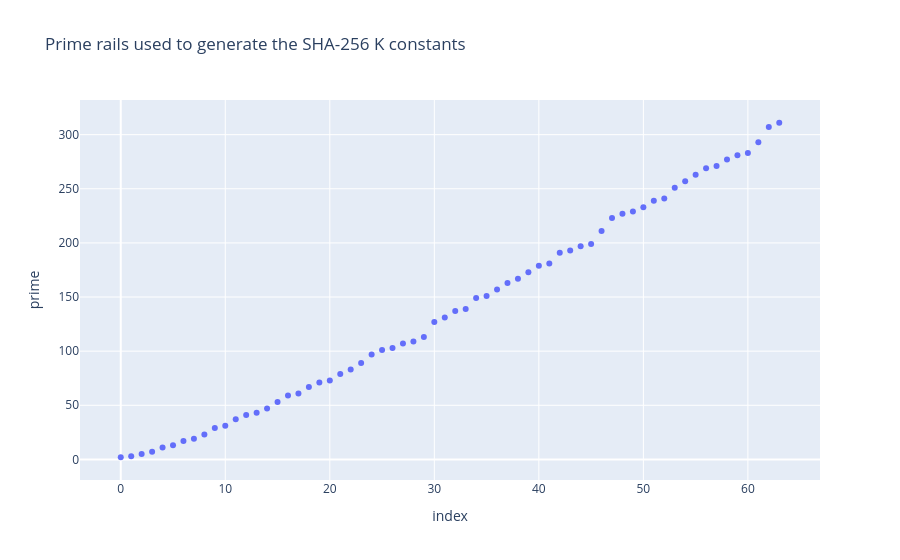

The code cell stored with this chart in its notebook:
### Code cell
fig_k = px.scatter(
    k_audit_df,
    x="index",
    y="prime",
    hover_data=["expected_hex", "actual_hex", "match"],
    title="Prime rails used to generate the SHA-256 K constants",
)
fig_k.show()

### Figure 1 — Plotly figure (JSON) as saved in the notebook; plotly's stock layout.template omitted (floating-point values rounded to 4 significant figures; data arrays with more than 128 entries replaced by an {"elided": "..."} marker saying what was removed)
{"data": [{"customdata": {"elided": "64x3 mixed values"}, "hovertemplate": "index=%{x}<br>prime=%{y}<br>expected_hex=%{customdata[0]}<br>actual_hex=%{customdata[1]}<br>match=%{customdata[2]}<extra></extra>", "legendgroup": "", "marker": {"color": "#636efa", "symbol": "circle"}, "mode": "markers", "name": "", "orientation": "v", "showlegend": false, "type": "scatter", "x": [0, 1, 2, 3, 4, 5, 6, 7, 8, 9, 10, 11, 12, 13, 14, 15, 16, 17, 18, 19, 20, 21, 22, 23, 24, 25, 26, 27, 28, 29, 30, 31, 32, 33, 34, 35, 36, 37, 38, 39, 40, 41, 42, 43, 44, 45, 46, 47, 48, 49, 50, 51, 52, 53, 54, 55, 56, 57, 58, 59, 60, 61, 62, 63], "xaxis": "x", "y": [2, 3, 5, 7, 11, 13, 17, 19, 23, 29, 31, 37, 41, 43, 47, 53, 59, 61, 67, 71, 73, 79, 83, 89, 97, 101, 103, 107, 109, 113, 127, 131, 137, 139, 149, 151, 157, 163, 167, 173, 179, 181, 191, 193, 197, 199, 211, 223, 227, 229, 233, 239, 241, 251, 257, 263, 269, 271, 277, 281, 283, 293, 307, 311], "yaxis": "y"}], "layout": {"legend": {"tracegroupgap": 0}, "title": {"text": "Prime rails used to generate the SHA-256 K constants"}, "xaxis": {"anchor": "y", "domain": [0, 1], "title": {"text": "index"}}, "yaxis": {"anchor": "x", "domain": [0, 1], "title": {"text": "prime"}}}}
